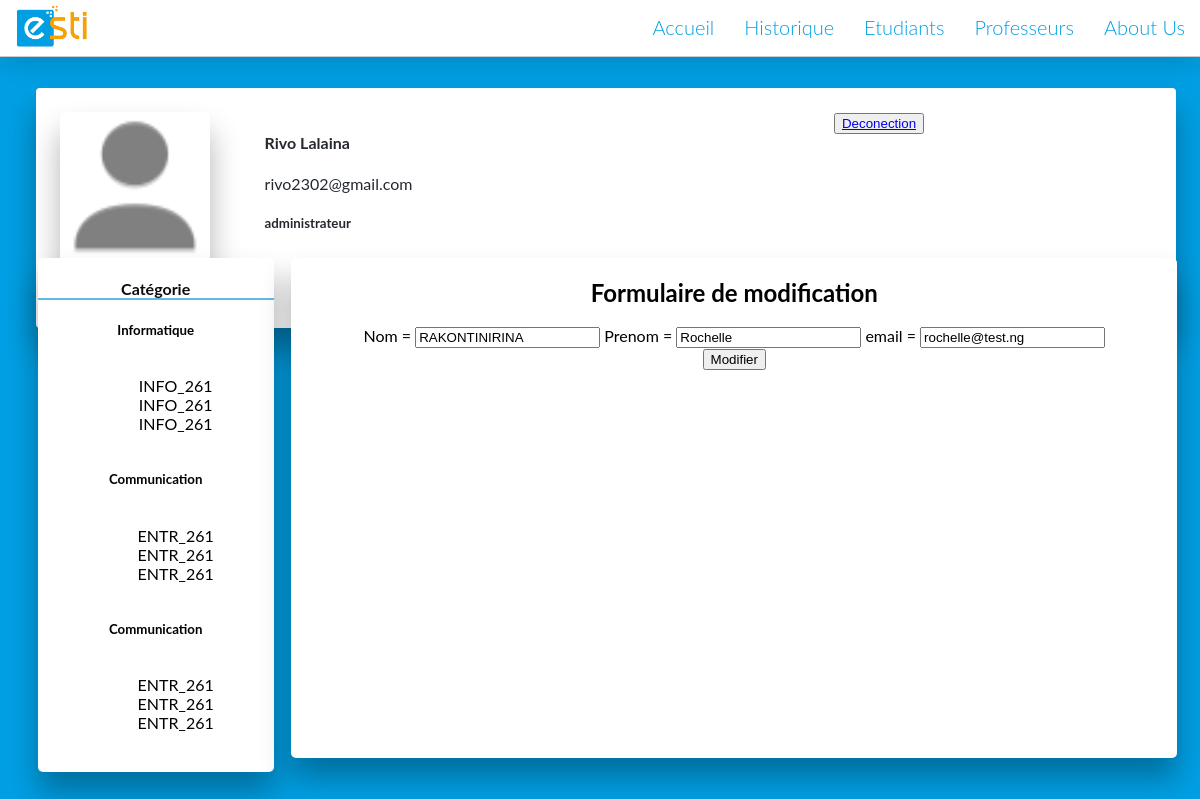
The app's page /index.php?action=modifier&type=professeur&id=24 (signed in) with its own data.
### tables this page shows
CREATE TABLE `user` (
  `id` int NOT NULL,
  `nom` char(50) NOT NULL,
  `prenom` char(50) NOT NULL,
  `email` varchar(50) NOT NULL,
  `mdp` varchar(250) NOT NULL,
  `profile` varchar(50) DEFAULT NULL,
  `idType` int NOT NULL
);

### Controller/controller.php (called while the page is built, shortened)
<?php
    require_once ("Models/M_user.php");
    function modifier($id){
        $user = new user();
        $details = $user -> details($id);
        require("Views/modifier.php");
    }

### Models/M_options.php (called while the page is built, shortened)
<?php
class options extends CONNECT_BDD
{
    public function list_option ($type){
        $bdd = $this -> dbconnect();
        $query = $bdd -> prepare ("SELECT nom , lien FROM options WHERE idType = ? ORDER BY id DESC");
        $query -> execute(array($type,));
        $nom = array ();
        $lien = array();
        while ($data = $query -> fetch()){
            array_push($lien, $data["lien"]);
            array_push($nom, $data["nom"]);
        }
        return [$lien, $nom];
    }
}

### Models/M_user.php (called while the page is built, shortened)
<?php
class user extends CONNECT_BDD
{
    public function details($id){
        $bdd = $this -> dbConnect();
        $sql = $bdd -> prepare ("SELECT id, nom ,prenom ,email   FROM user U WHERE U.id = ? LIMIT 1") ;
        $sql -> execute (array ($id   ,));
        $query =$sql -> fetch();
        $result = array ();
        array_push($result, $query["id"]);
        array_push($result, $query["nom"]);
        array_push($result, $query["prenom"]);
        array_push($result, $query["email"]);
        return $result;
   }
}

### Views/modifier.php (the view, shortened to what this page needs)
<!DOCTYPE html>
<html lang="en">
<head>
</head>
<body>
</body>
</html>
<!DOCTYPE html>
<html>
	<head lang="fr">
		<link rel="stylesheet" type="text/css" href="Assets/css/template.css">
	</head>
  	<body>
		<header id="header">
				<nav class="menu">
					<img src="Assets/img/logo.png" id="logo" alt="Logo ESTI">
					<?php
						require_once ("Models/M_options.php");
						$type = $_SESSION["idType"];
						$ls = $options -> list_option ($type);
						foreach ($ls[0] as $key => $value) {
							echo "<a href='".$ls[0][$key] ."'class='options'>".$ls[1][$key]."</a>";
						}
					?>
				</nav>
		</header>
		<div class="nav">
			<div id="container-user">
				<div id="user-avatar">
					<img src=<?php echo ($_SESSION["profile"]);?> id="avatar" alt="-votre-avatar">
				</div>
				<div id="user-info">
					<h4 id="name"><?php echo ($_SESSION["prenom"]);?></h4>
					<span id="email"><?php echo ($_SESSION["email"]);?></span>
					<h5 id="fontion"><?php echo ($_SESSION["type"]);?></h5>
				</div>
			</div>
			<div id="container-tool">
				<button id="logout-btn"><a href="index.php?action=deconnecter">Deconection</a></button>
			</div>
		</div>
			<main>
				<section id="panel" class="card">
					<h4>Catégorie</h4>
						<h5>Informatique</h5>
							<ul>
								<li>INFO_261</li>
								<li>INFO_261</li>
								<li>INFO_261</li>
							</ul>
						<h5>Communication</h5>
							<ul>
								<li>ENTR_261</li>
								<li>ENTR_261</li>
								<li>ENTR_261</li>
							</ul>
						<h5>Communication</h5>
							<ul>
								<li>ENTR_261</li>
								<li>ENTR_261</li>
								<li>ENTR_261</li>
							</ul>
				</section>
				<section id="central" class="card">
                    <h1>Formulaire de modification</h1>
                    <form action="index.php?action=update" method="post">
                            Nom = <input type="text" name="nom" id="" value = <?=$details[1]?>>
                            Prenom  =  <input type="text" name="prenom" id="" value = <?=$details[2]?>>
                            email =  <input type="text" name="email" id="" value = <?=$details[3]?>>
                            <br>
                        <input type="submit" value="Modifier">
                    </form>
				</section>
			</main>
	</body>
</html>

### index.php (shortened to what this page needs)
<?php
	require_once ("Controller/controller.php");
	if(!empty($_GET["action"])){
		$action = $_GET["action"];
		if ($action == "login"){
			if (isset( $_POST["email"])&& isset( $_POST["mdp"])&& isset( $_POST["type"])){
				echo ("test");
				$email = $_POST["email"];
				$mdp =  $_POST["mdp"];
				$type  =  $_POST["type"];
				accueil( $email, $mdp, $type);
			}
		}
		elseif ($action == "ajouterProfesseur"){
			ajouterProfesseur();
		}
		elseif ($action == "administrateur"){
			administrateur();
		}
		elseif ($action == "publish"){
			publier();
		}
		elseif ($action == "about"){
			about();
		}
		elseif ($action == "ajouterEtudiant"){
			ajouterEtudiant();
		}
		elseif ($action == "professeur"){
			professeur();
		}
		elseif ($action == "etudiant"){
			etudiant();
		}
		elseif ($action == "liste_professeur"){
			liste_professeur();
		}
		elseif ($action == "liste_article"){
			liste_article();
		}
		elseif ($action == "liste_message"){
			liste_message();
		}
		elseif ($action == "liste_etudiant"){
			liste_etudiant	();
		}
		elseif ($action == "deconnecter"){
			session_destroy();
			home();
		}
		elseif ($action == "modifier"){
			if (isset( $_GET["id"])) {
				$id = $_GET["id"];
				modifier ($id);
			}
		}
	}
	else{
		home();
	}

### Assets/css/template.css (style rules this page uses)
html { background-color: #009FE3; }
body { color: #eee; font-family: 'Lato', sans-serif; font-size: 62.5%; padding: 0 20px; }
#header { position: absolute; top: 0; left: 0; width: 100%; right: 0; }
.menu { background-color: #ffff; border-bottom: 1px solid #0003; box-shadow: 0 0 32px #0003; font-size: 2em; font-weight: 300; width: 100%; height: 10%; display: inline-block; padding-left: 1% }
.menu > a { color: #009FE3; padding: .75em; text-align: center; text-decoration: none; bottom: 0; float: right; border-bottom: 2px solid #ffff; }
#logo { float: left; width:80px; }
* { box-sizing: border-box; }
.nav { display: inline-block; background-color: #ffff; width: 95%; font-size: medium; min-height: 30%; padding: 2%; color: #24282F; border-radius: 4px; box-shadow: 0 20px 30px 0 rgba(0,0,0,0.3); position: absolute; top: 11%; left: 3%; right: 0; text-align: center; }
#avatar { width:150px; border-radius: 5px; box-shadow: 0 20px 30px 0 rgba(0,0,0,0.3); }
#container-user { width: 50%; float: left; }
#user-avatar { float: left; }
#user-info { text-align: left; float: left; padding-left: 10%; height: 30%; }
main { font-size: medium; position: absolute; margin-top:20%; color: black; width: 100%; padding : 0.8%; }
.card { text-align: center; background-color: white; border-radius: 5px; background: #fff; box-shadow: 0 20px 30px 0 rgba(0,0,0,0.3); padding-bottom: 2%; min-height: 500px; }
#panel { float:left; width: 20%; }
section>h4 { text-align: center; color: #0d0d0d; border-bottom: 2px solid #5fbae9; }
#central { margin-right: 3.5%; float:right; width: 75%; }
section>ul { list-style: none; display: inline-block; }

### records on screen
user: nom "RAKONTINIRINA", prenom "Rochelle", email "rochelle@test.ng"

### other values on screen
$ls[1][$key] "About Us"
$ls[1][$key] "Professeurs"
$ls[1][$key] "Etudiants"
$ls[1][$key] "Historique"
$ls[1][$key] "Accueil"
$_SESSION["prenom"] "Rivo Lalaina"
$_SESSION["email"] "rivo2302@gmail.com"
$_SESSION["type"] "administrateur"
